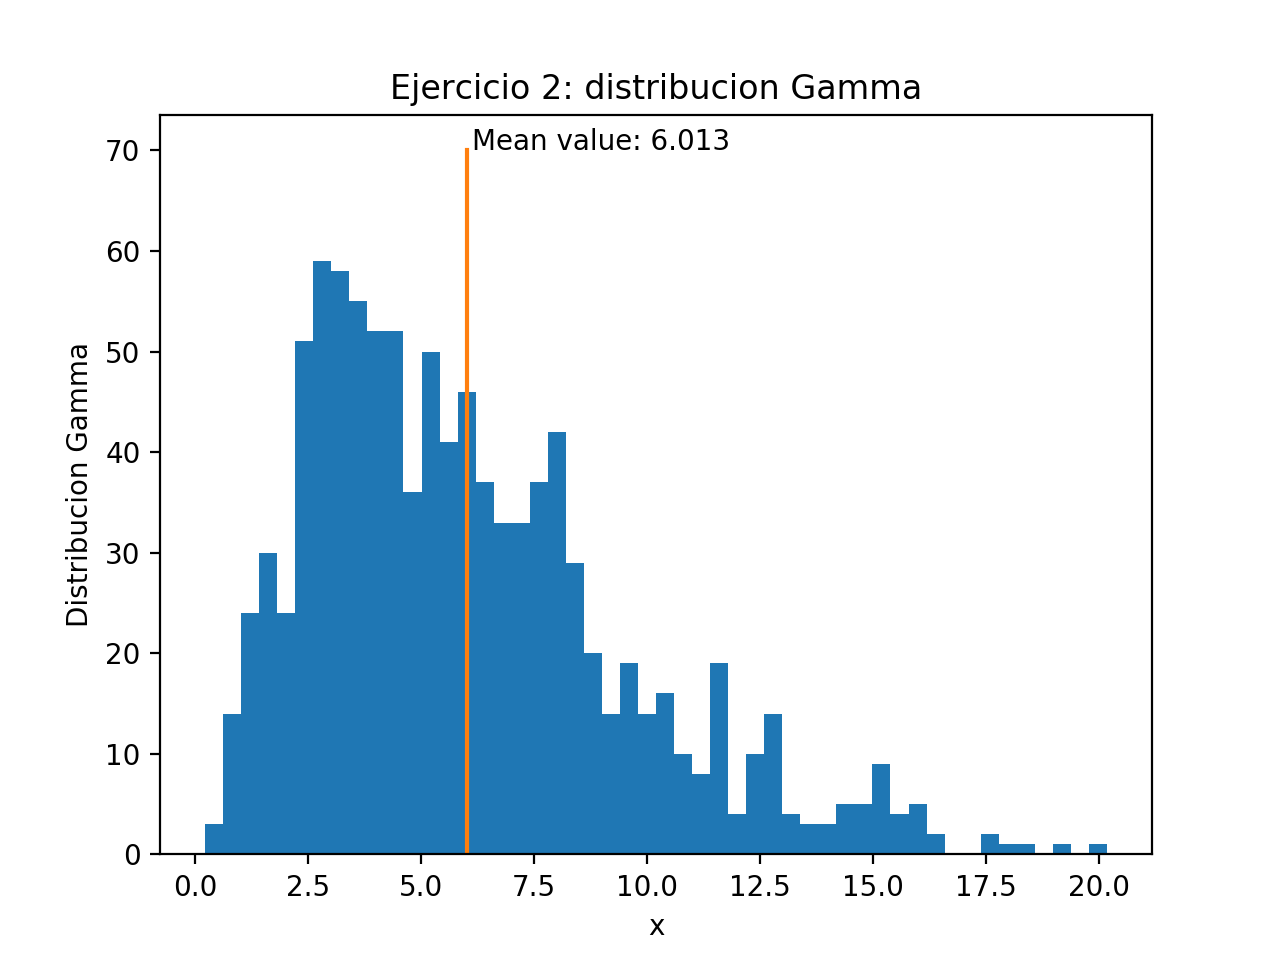

Here is the Python script that generated this plot:
import numpy as np
import matplotlib.pyplot as plt
import scipy

k = 3
th = 2
fig = plt.figure(1)
data = np.random.gamma(k, th, 1000)
hist = np.histogram(data)
mean = np.mean(data)
std = np.std(data)
plt.hist(data, 50)
plt.text(x=mean+0.1, y=70, s=r'Mean value: '+r'%.3f'%mean)
plt.plot([mean, mean],[0,70])
plt.title('Ejercicio 2: distribucion Gamma')
plt.xlabel('x')
plt.ylabel('Distribucion Gamma')
print('Resultados empíricos')
print(mean, std)
# Para verificar los resultados anteriores uso la librería de Scipy
mean_teorico = k*th
std_teorico = np.sqrt(k*th**2)
print('Resultados teóricos')
print(mean_teorico, std_teorico)
plt.savefig('Ej2.pdf')
# plt.show()
